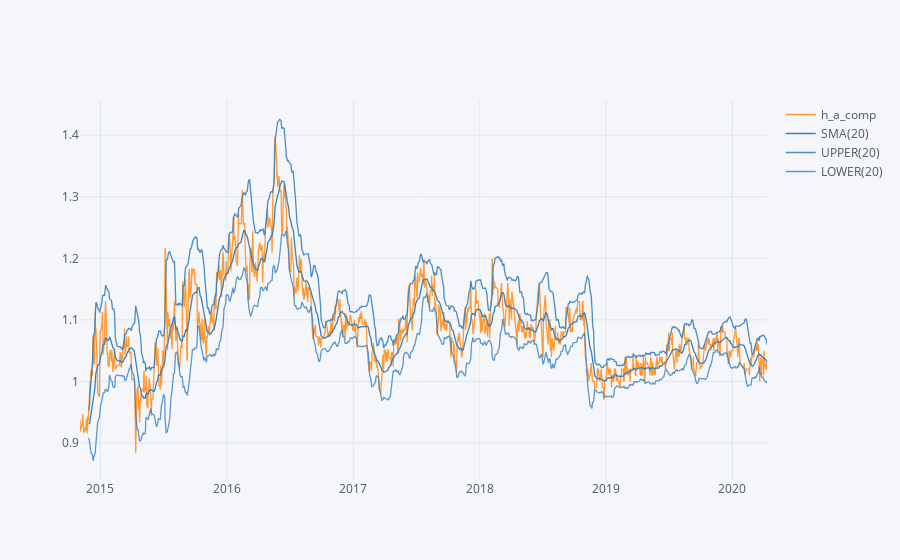

Here is the notebook cell this chart was saved with:
### Code cell
plot_ah_comp('600036')

### Figure 1 — Plotly figure (JSON) as saved in the notebook; plotly's stock layout.template omitted (floating-point values rounded to 4 significant figures; data arrays with more than 128 entries replaced by an {"elided": "..."} marker saying what was removed)
{"data": [{"line": {"color": "rgba(255, 153, 51, 1.0)", "dash": "solid", "shape": "linear", "width": 1.3}, "mode": "lines", "name": "h_a_comp", "text": "", "type": "scatter", "x": {"elided": "1329 str values"}, "y": {"elided": "1329 float values"}}, {"line": {"color": "rgba(55, 128, 191, 1.0)", "dash": "solid", "shape": "linear", "width": 1.3}, "mode": "lines", "name": "SMA(20)", "text": "", "type": "scatter", "x": {"elided": "1329 str values"}, "y": {"elided": "1329 mixed values"}}, {"line": {"color": "rgba(55, 128, 191, 0.8999999999999999)", "dash": "solid", "shape": "linear", "width": 1.3}, "mode": "lines", "name": "UPPER(20)", "text": "", "type": "scatter", "x": {"elided": "1329 str values"}, "y": {"elided": "1329 mixed values"}}, {"line": {"color": "rgba(55, 128, 191, 0.7999999999999998)", "dash": "solid", "shape": "linear", "width": 1.3}, "mode": "lines", "name": "LOWER(20)", "text": "", "type": "scatter", "x": {"elided": "1329 str values"}, "y": {"elided": "1329 mixed values"}}], "layout": {"autosize": true, "legend": {"bgcolor": "#F5F6F9", "font": {"color": "#4D5663"}}, "paper_bgcolor": "#F5F6F9", "plot_bgcolor": "#F5F6F9", "title": {"font": {"color": "#4D5663"}}, "xaxis": {"autorange": true, "gridcolor": "#E1E5ED", "range": ["2014-11-03", "2020-04-10"], "showgrid": true, "tickfont": {"color": "#4D5663"}, "title": {"font": {"color": "#4D5663"}, "text": ""}, "type": "date", "zerolinecolor": "#E1E5ED"}, "yaxis": {"autorange": true, "gridcolor": "#E1E5ED", "range": [0.84, 1.457], "showgrid": true, "tickfont": {"color": "#4D5663"}, "title": {"font": {"color": "#4D5663"}, "text": ""}, "type": "linear", "zerolinecolor": "#E1E5ED"}}}
